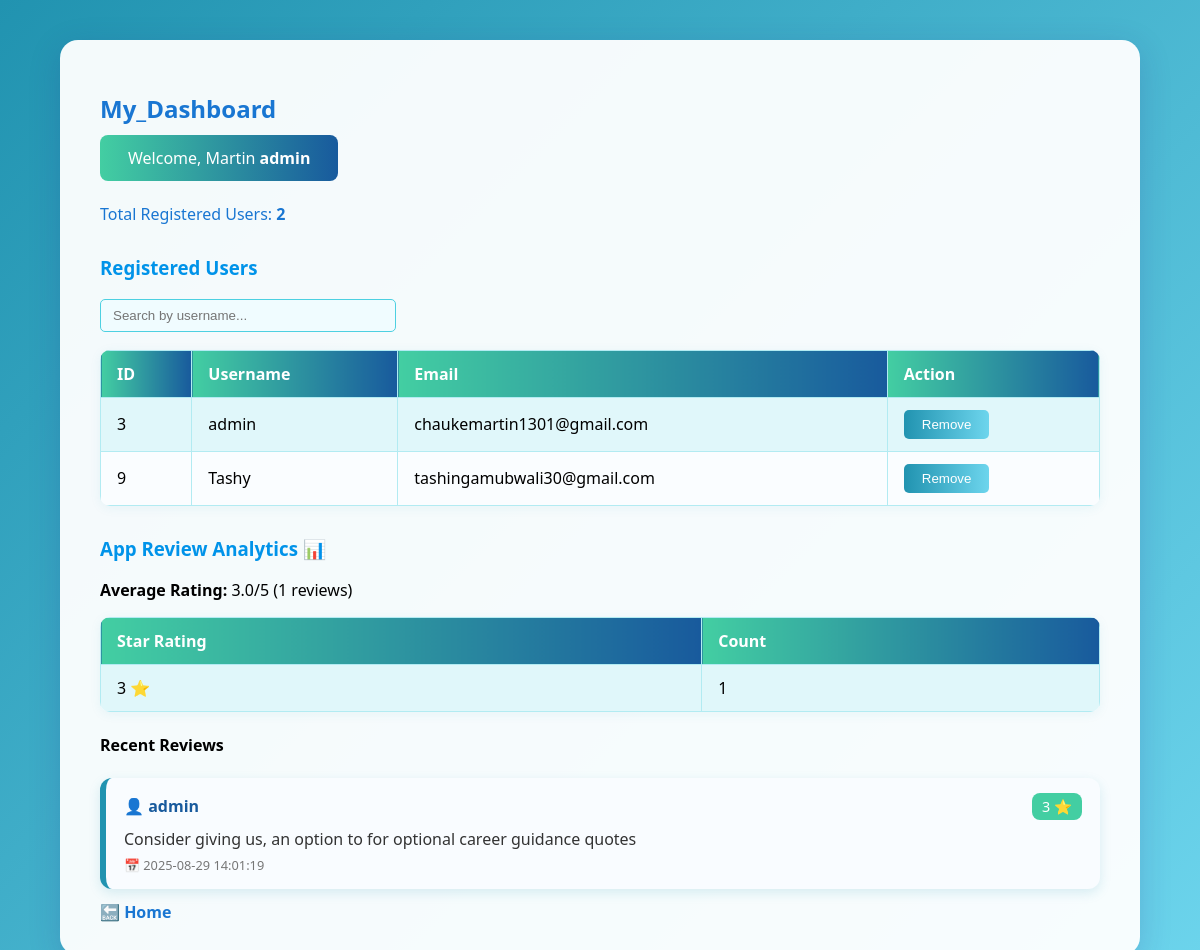
Page /admin (signed in) on the earlier database version.
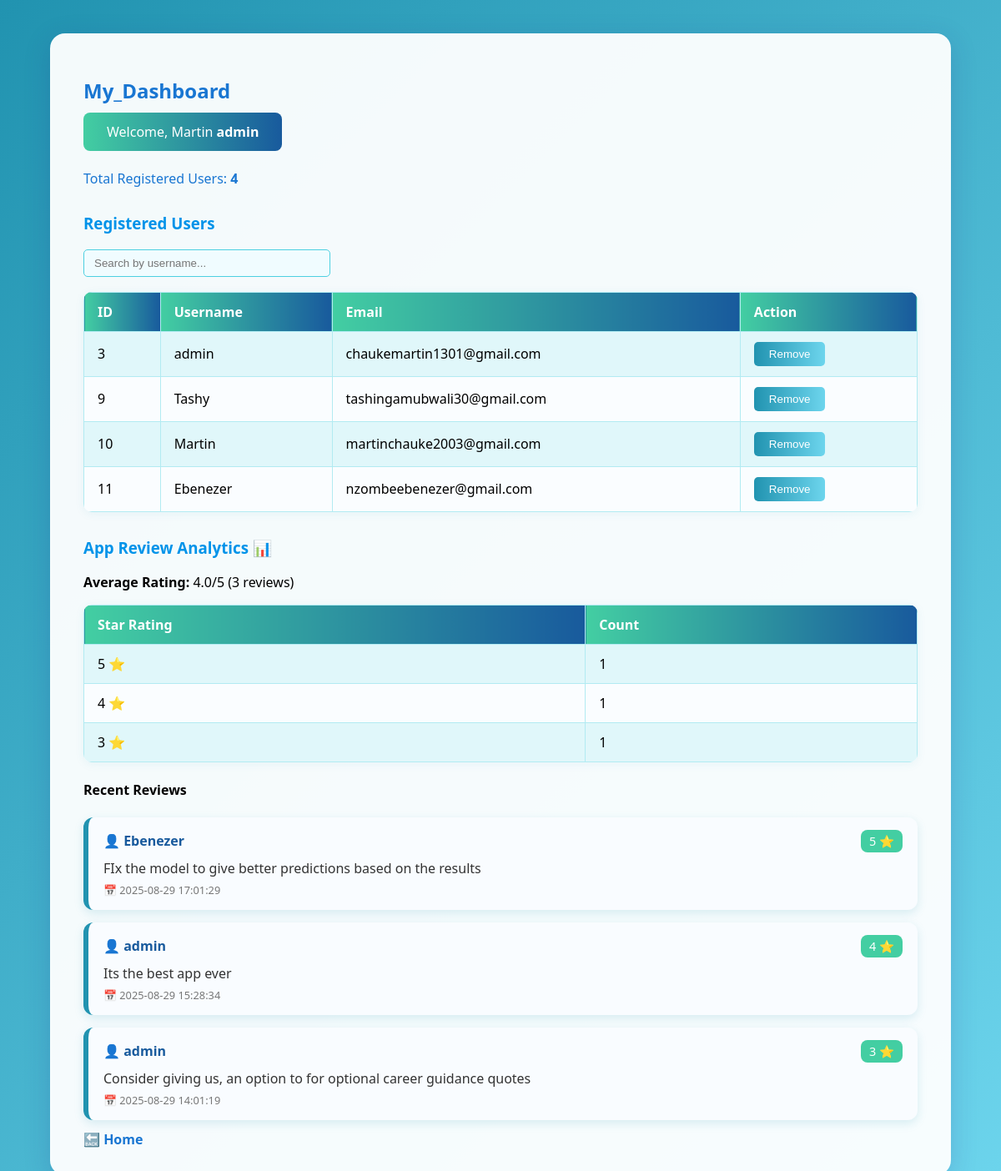
Same page on the later database version.
### tables this page shows
CREATE TABLE users (
    id INTEGER PRIMARY KEY AUTOINCREMENT,
    username TEXT NOT NULL,
    email TEXT NOT NULL,
    password TEXT NOT NULL
    , is_admin INTEGER DEFAULT 0);

CREATE TABLE app_reviews (
    id INTEGER PRIMARY KEY AUTOINCREMENT,
    reviewer_id INTEGER NOT NULL,
    rating INTEGER NOT NULL CHECK(rating BETWEEN 1 AND 5),
    comment TEXT,
    created_at TIMESTAMP DEFAULT CURRENT_TIMESTAMP,
    FOREIGN KEY (reviewer_id) REFERENCES users (id)
     );

### app.py (the view, shortened to what this page needs)
@app.route("/admin", methods=["GET", "POST"])
@admin_required
def admin_dashboard():
    conn = get_db_connection()
    conn.row_factory=sqlite3.Row # accessing as dicts
    users = conn.execute("SELECT * FROM users").fetchall()
    rating_counts=conn.execute("""
        SELECT rating,  COUNT(*) AS count
        FROM app_reviews
        GROUP BY rating
        ORDER BY rating DESC
 """).fetchall()
    avg_rating=conn.execute("SELECT AVG(rating) AS avg FROM app_reviews").fetchone()["avg"]
    recent_reviews = conn.execute("""
        SELECT users.username, app_reviews.rating, app_reviews.comment, app_reviews.created_at
        FROM app_reviews
        JOIN users ON app_reviews.reviewer_id = users.id
        ORDER BY app_reviews.created_at DESC
        LIMIT 5
    """).fetchall()
    conn.close()
    rating_counts=[dict(row) for row in rating_counts]
    return render_template(
        "admin_dashboard.html",
        users=users,
        rating_counts=rating_counts,
        avg_rating=avg_rating or 0,
        total_reviews=sum(row["count"] for row in rating_counts),
        recent_reviews=recent_reviews
        )

### app.py (called while the page is built)
def get_db_connection():
    conn=sqlite3.connect(DATABASE)
    conn.row_factory=sqlite3.Row
    return conn

def admin_required(f):
    @wraps(f)
    def wrapper(*args, **kwargs):
        if "user_id" not in session:
            flash("Please log in to continue.", "warning")
            return redirect(url_for("login"))
        conn = get_db_connection()
        user = conn.execute("SELECT * FROM users WHERE id = ?", (session["user_id"],)).fetchone()
        conn.close()
        if not user or user["is_admin"] != 1:
            flash("Admin access only.", "danger")
            return redirect(url_for("home"))
        return f(*args, **kwargs)
    return wrapper

### templates/admin_dashboard.html (shortened to what this page needs)
<!DOCTYPE html>
<html>
<head>
</head>
<body>
    <div class="dashboard-container">
        <h2>My_Dashboard</h2>
        <div class="welcome">Welcome, Martin <strong>{{ session.username }}</strong></div>
        <div class="user-count">Total Registered Users: <strong>{{ users|length }}</strong></div>
        <h3>Registered Users</h3>
        <input type="text" id="searchInput" placeholder="Search by username...">
        <table>
            <tr><th>ID</th><th>Username</th><th>Email</th><th>Action</th></tr>
            {% for user in users %}
            <tr>
                <td>{{ user.id }}</td>
                <td>{{ user.username }}</td>
                <td>{{ user.email }}</td>
                <td>
                    <form method="post" style="display:inline;">
                        <button type="submit" class="remove-btn"
                            onclick="return confirm('Remove {{ user.username }}?');">Remove</button>
                    </form>
                </td>
            </tr>
            {% endfor %}
        </table>
        <h3>App Review Analytics 📊</h3>
        {% if total_reviews > 0 %}
            <p><strong>Average Rating:</strong> {{ "%.1f"|format(avg_rating) }}/5 ({{ total_reviews }} reviews)</p>
            <table>
                <tr><th>Star Rating</th><th>Count</th></tr>
                {% for row in rating_counts %}
                <tr>
                    <td>{{ row['rating'] }} ⭐</td>
                    <td>{{ row['count'] }}</td>
                </tr>
                {% endfor %}
            </table>
            <h4>Recent Reviews</h4>
            {% if recent_reviews %}
                <div class="reviews-container">
                    {% for r in recent_reviews %}
                       <div class="review-card">
                            <div class="review-header">
                                <span class="review-user">👤 {{ r['username'] }}</span>
                                <span class="review-rating">{{ r['rating'] }} ⭐</span>
                            </div>
                            <div class="review-comment">
                                  {{ r['comment'] or "No comment" }}
                            </div>
                            <div class="review-date">
                                📅 {{ r['created_at'] }}
                            </div>
                        </div>
                         {% endfor %}
                 </div>
                 {% endif %}
        {% else %}
            <p>No reviews yet.</p>
        {% endif %}
        <a href="{{ url_for('home') }}" class="back-link">🔙 Home</a>
    </div>
</body>
</html>

### templates/admin_dashboard.html (style rules this page uses)
body { font-family: 'Segoe UI', Arial, sans-serif; margin: 0; padding: 0; background: linear-gradient(135deg, #2193b0 0%, #6dd5ed 100%); min-height: 100vh; }
.dashboard-container { max-width: 1000px; margin: 40px auto; background: rgba(255,255,255,0.95); border-radius: 18px; box-shadow: 0 8px 32px rgba(31, 38, 135, 0.18); padding: 32px 40px; }
h2 { color: #1976d2; margin-bottom: 10px; }
.welcome { background: linear-gradient(90deg, #43cea2, #185a9d); color: #fff; padding: 12px 28px; border-radius: 8px; margin-bottom: 22px; display: inline-block; }
.user-count { margin-bottom: 18px; color: #1976d2; font-weight: 500; }
h3 { color: #0093e9; margin-top: 30px; }
#searchInput { margin-bottom: 18px; padding: 8px 12px; width: 270px; border: 1px solid #4dd0e1; border-radius: 5px; outline: none; background: #f0fcff; color: #1976d2; }
table { border-collapse: collapse; width: 100%; background: #fafdff; margin-bottom: 22px; border-radius: 10px; overflow: hidden; box-shadow: 0 2px 12px rgba(33,147,176,0.07); }
th, td { border: 1px solid #b2ebf2; padding: 12px 16px; text-align: left; }
th { background: linear-gradient(90deg, #43cea2, #185a9d); color: #fff; }
tr:nth-child(even) { background: #e0f7fa; }
.remove-btn { background: linear-gradient(90deg, #2193b0, #6dd5ed); color: #fff; border: none; padding: 7px 18px; border-radius: 5px; cursor: pointer; }
.back-link { text-decoration: none; color: #1976d2; font-weight: bold; display: inline-block; margin-top: 12px; }
.reviews-container { display: flex; flex-direction: column; gap: 15px; margin-top: 15px; }
.review-card { background: #f9fcff; border-left: 6px solid #2193b0; padding: 15px 18px; border-radius: 12px; box-shadow: 0 4px 12px rgba(33,147,176,0.15); transition: transform 0.2s ease, box-shadow 0.2s ease; }
.review-header { display: flex; justify-content: space-between; align-items: center; margin-bottom: 8px; }
.review-user { font-weight: 600; color: #185a9d; }
.review-rating { background: #43cea2; color: white; padding: 4px 10px; border-radius: 8px; font-size: 0.9em; }
.review-comment { font-size: 1em; color: #333; margin-bottom: 6px; }
.review-date { font-size: 0.8em; color: #777; }

Differences in the rows shown:
added users: id "10", username "Martin", email "martinchauke2003@gmail.com"
added users: id "11", username "Ebenezer", email "nzombeebenezer@gmail.com"
added app_reviews: username "Ebenezer", rating "5", comment "FIx the model to give better predictions based on the results", created_at "2025-08-29 17:01:29"
added app_reviews: username "admin", rating "4", comment "Its the best app ever", created_at "2025-08-29 15:28:34"
Other differences:
{{ users|length }}: "2" → "4"
{{ "%.1f"|format(avg_rating) }}: "3.0" → "4.0"
{{ total_reviews }}: "1" → "3"
new list line: "5 1"
new list line: "4 1"
